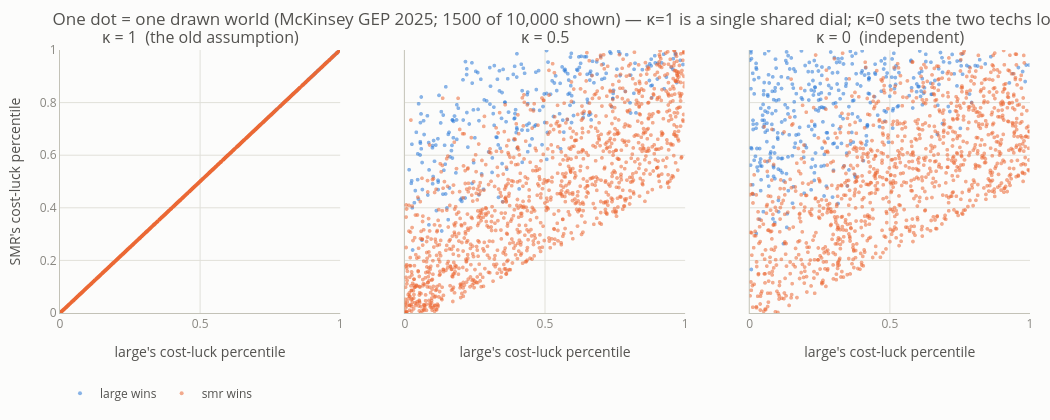

Source (notebook cell):
### Markdown cell above
### §7 · κ — the dial that couples the dice

Here is the one genuinely new idea in `tech_comparison`, and the axis of the whole
robustness map. When the dice are rolled for a world, are the two technologies' draws
**linked** or **independent**?

Think of two students taking the *same* exam. If one finds it hard, the other probably
does too — their scores are coupled, because most of what varies (the exam) is shared.
Nuclear costs have a lot of "shared exam": interest rates, commodity prices, the
regulator's mood, the health of the whole nuclear supply chain. If those dominate, then
a world where large reactors are expensive is a world where SMRs are expensive too —
and the *gap* between them barely moves.

**κ (kappa) is the dial from 1 to 0** that sets how much of the exam is shared
(formally: a rank correlation between the two technologies' draws — the word "copula"
appears here once and never again):

- **κ = 1**: fully shared. Both technologies always sit at the *same percentile* of
  their respective ranges — one luck dial for the whole sector. **This was the previous
  evidence base's silent assumption**, and it quietly does a lot of work: with the gap
  stabilized, the fast learner almost always wins.
- **κ = 0**: independent fates. The cost gap and the learning gap become uncertain
  themselves — and *the gap is the entire bet*.

The interactive figure shows real drawn worlds at three settings of the dial: a perfect
diagonal dissolving into a round cloud. **Hover over any point** to inspect that world's
full card. The static panel below it shows the practical consequence: the distribution
of the SMR-vs-large price-tag gap widens as κ falls.

### Code cell
# §7 PLOTLY 1 - the coupling dial, world by world (hover = the world's card).
_sub = 1500      # points shown per panel (of 10,000; plotted subset only, stated on figure)
fig = make_subplots(rows=1, cols=3, shared_yaxes=True,
                    subplot_titles=[CELL_LABEL[c] for c in ["k100", "k050", "k000"]])
for j, cell in enumerate(["k100", "k050", "k000"], start=1):
    pdc = load_perdraw(cell, REP_TOKEN)
    w = pdc["world"].iloc[:_sub]
    custom = np.column_stack([w["boak_large"], w["boak_smr"], 100*w["lr_large"],
                              100*w["lr_smr"], pdc["m_pct"][:_sub]])
    for tech in ["large", "smr"]:
        m = (pdc["winner"][:_sub] == tech)
        fig.add_trace(go.Scattergl(
            x=w["u_boak_large"][m], y=w["u_boak_smr"][m], mode="markers",
            marker=dict(size=4, color=COL[tech], opacity=0.55),
            name=f"{tech} wins", legendgroup=tech, showlegend=(j == 1),
            customdata=custom[m],
            hovertemplate=("large anchor $%{customdata[0]:,.0f}/kW · "
                           "SMR anchor $%{customdata[1]:,.0f}/kW<br>"
                           "large learns %{customdata[2]:.1f}%/dbl · "
                           "SMR learns %{customdata[3]:.1f}%/dbl<br>"
                           "margin %{customdata[4]:.1f}% (+ = SMR wins)<extra></extra>")),
            row=1, col=j)
    fig.update_xaxes(title_text="large's cost-luck percentile", range=[0, 1],
                     row=1, col=j)
fig.update_yaxes(title_text="SMR's cost-luck percentile", range=[0, 1],
                 row=1, col=1)
ps.plotly_layout(fig, height=420, width=1050,
                 title=f"One dot = one drawn world ({REP_SCHED}; {_sub} of 10,000 shown) — "
                       "κ=1 is a single shared dial; κ=0 sets the two techs loose")
# Subplot figure: ps.plotly_layout styles only the first axis pair, so broadcast the
# axis look to every subplot. legend= would collide with plotly_layout's own kwarg,
# so it merges in a follow-up update_layout.
_ax_style = dict(gridcolor=GRID_C, zerolinecolor=EDGE_C, linecolor=EDGE_C,
                 tickfont=dict(color=FAINT), title_font=dict(color=MUTED))
fig.update_xaxes(**_ax_style)
fig.update_yaxes(**_ax_style)
fig.update_layout(legend=dict(orientation="h", y=-0.25))
fig.show()

### Figure 1 — Plotly figure (JSON) as saved in the notebook; plotly's stock layout.template omitted (floating-point values rounded to 4 significant figures; data arrays with more than 128 entries replaced by an {"elided": "..."} marker saying what was removed)
{"data": [{"customdata": {"elided": "189x5 float values"}, "hovertemplate": "large anchor $%{customdata[0]:,.0f}/kW · SMR anchor $%{customdata[1]:,.0f}/kW<br>large learns %{customdata[2]:.1f}%/dbl · SMR learns %{customdata[3]:.1f}%/dbl<br>margin %{customdata[4]:.1f}% (+ = SMR wins)<extra></extra>", "legendgroup": "large", "marker": {"color": "#2a78d6", "opacity": 0.55, "size": 4}, "mode": "markers", "name": "large wins", "showlegend": true, "type": "scattergl", "x": {"elided": "189 float values"}, "xaxis": "x", "y": {"elided": "189 float values"}, "yaxis": "y"}, {"customdata": {"elided": "1311x5 float values"}, "hovertemplate": "large anchor $%{customdata[0]:,.0f}/kW · SMR anchor $%{customdata[1]:,.0f}/kW<br>large learns %{customdata[2]:.1f}%/dbl · SMR learns %{customdata[3]:.1f}%/dbl<br>margin %{customdata[4]:.1f}% (+ = SMR wins)<extra></extra>", "legendgroup": "smr", "marker": {"color": "#eb6834", "opacity": 0.55, "size": 4}, "mode": "markers", "name": "smr wins", "showlegend": true, "type": "scattergl", "x": {"elided": "1311 float values"}, "xaxis": "x", "y": {"elided": "1311 float values"}, "yaxis": "y"}, {"customdata": {"elided": "277x5 float values"}, "hovertemplate": "large anchor $%{customdata[0]:,.0f}/kW · SMR anchor $%{customdata[1]:,.0f}/kW<br>large learns %{customdata[2]:.1f}%/dbl · SMR learns %{customdata[3]:.1f}%/dbl<br>margin %{customdata[4]:.1f}% (+ = SMR wins)<extra></extra>", "legendgroup": "large", "marker": {"color": "#2a78d6", "opacity": 0.55, "size": 4}, "mode": "markers", "name": "large wins", "showlegend": false, "type": "scattergl", "x": {"elided": "277 float values"}, "xaxis": "x2", "y": {"elided": "277 float values"}, "yaxis": "y2"}, {"customdata": {"elided": "1223x5 float values"}, "hovertemplate": "large anchor $%{customdata[0]:,.0f}/kW · SMR anchor $%{customdata[1]:,.0f}/kW<br>large learns %{customdata[2]:.1f}%/dbl · SMR learns %{customdata[3]:.1f}%/dbl<br>margin %{customdata[4]:.1f}% (+ = SMR wins)<extra></extra>", "legendgroup": "smr", "marker": {"color": "#eb6834", "opacity": 0.55, "size": 4}, "mode": "markers", "name": "smr wins", "showlegend": false, "type": "scattergl", "x": {"elided": "1223 float values"}, "xaxis": "x2", "y": {"elided": "1223 float values"}, "yaxis": "y2"}, {"customdata": {"elided": "368x5 float values"}, "hovertemplate": "large anchor $%{customdata[0]:,.0f}/kW · SMR anchor $%{customdata[1]:,.0f}/kW<br>large learns %{customdata[2]:.1f}%/dbl · SMR learns %{customdata[3]:.1f}%/dbl<br>margin %{customdata[4]:.1f}% (+ = SMR wins)<extra></extra>", "legendgroup": "large", "marker": {"color": "#2a78d6", "opacity": 0.55, "size": 4}, "mode": "markers", "name": "large wins", "showlegend": false, "type": "scattergl", "x": {"elided": "368 float values"}, "xaxis": "x3", "y": {"elided": "368 float values"}, "yaxis": "y3"}, {"customdata": {"elided": "1132x5 float values"}, "hovertemplate": "large anchor $%{customdata[0]:,.0f}/kW · SMR anchor $%{customdata[1]:,.0f}/kW<br>large learns %{customdata[2]:.1f}%/dbl · SMR learns %{customdata[3]:.1f}%/dbl<br>margin %{customdata[4]:.1f}% (+ = SMR wins)<extra></extra>", "legendgroup": "smr", "marker": {"color": "#eb6834", "opacity": 0.55, "size": 4}, "mode": "markers", "name": "smr wins", "showlegend": false, "type": "scattergl", "x": {"elided": "1132 float values"}, "xaxis": "x3", "y": {"elided": "1132 float values"}, "yaxis": "y3"}], "layout": {"annotations": [{"font": {"size": 16}, "showarrow": false, "text": "κ = 1  (the old assumption)", "x": 0.1444, "xanchor": "center", "xref": "paper", "y": 1.0, "yanchor": "bottom", "yref": "paper"}, {"font": {"size": 16}, "showarrow": false, "text": "κ = 0.5", "x": 0.5, "xanchor": "center", "xref": "paper", "y": 1.0, "yanchor": "bottom", "yref": "paper"}, {"font": {"size": 16}, "showarrow": false, "text": "κ = 0  (independent)", "x": 0.8556, "xanchor": "center", "xref": "paper", "y": 1.0, "yanchor": "bottom", "yref": "paper"}], "font": {"color": "#52514e", "size": 12}, "height": 420, "legend": {"bgcolor": "rgba(0,0,0,0)", "borderwidth": 0, "orientation": "h", "y": -0.25}, "margin": {"b": 45, "l": 60, "r": 20, "t": 50}, "paper_bgcolor": "#fcfcfb", "plot_bgcolor": "#fcfcfb", "title": {"text": "One dot = one drawn world (McKinsey GEP 2025; 1500 of 10,000 shown) — κ=1 is a single shared dial; κ=0 sets the two techs loose"}, "width": 1050, "xaxis": {"anchor": "y", "domain": [0.0, 0.2889], "gridcolor": "#e1e0d9", "linecolor": "#c3c2b7", "range": [0, 1], "tickfont": {"color": "#898781"}, "title": {"font": {"color": "#52514e"}, "text": "large's cost-luck percentile"}, "zerolinecolor": "#c3c2b7"}, "xaxis2": {"anchor": "y2", "domain": [0.3556, 0.6444], "gridcolor": "#e1e0d9", "linecolor": "#c3c2b7", "range": [0, 1], "tickfont": {"color": "#898781"}, "title": {"font": {"color": "#52514e"}, "text": "large's cost-luck percentile"}, "zerolinecolor": "#c3c2b7"}, "xaxis3": {"anchor": "y3", "domain": [0.7111, 1.0], "gridcolor": "#e1e0d9", "linecolor": "#c3c2b7", "range": [0, 1], "tickfont": {"color": "#898781"}, "title": {"font": {"color": "#52514e"}, "text": "large's cost-luck percentile"}, "zerolinecolor": "#c3c2b7"}, "yaxis": {"anchor": "x", "domain": [0.0, 1.0], "gridcolor": "#e1e0d9", "linecolor": "#c3c2b7", "range": [0, 1], "tickfont": {"color": "#898781"}, "title": {"font": {"color": "#52514e"}, "text": "SMR's cost-luck percentile"}, "zerolinecolor": "#c3c2b7"}, "yaxis2": {"anchor": "x2", "domain": [0.0, 1.0], "gridcolor": "#e1e0d9", "linecolor": "#c3c2b7", "matches": "y", "showticklabels": false, "tickfont": {"color": "#898781"}, "title": {"font": {"color": "#52514e"}}, "zerolinecolor": "#c3c2b7"}, "yaxis3": {"anchor": "x3", "domain": [0.0, 1.0], "gridcolor": "#e1e0d9", "linecolor": "#c3c2b7", "matches": "y", "showticklabels": false, "tickfont": {"color": "#898781"}, "title": {"font": {"color": "#52514e"}}, "zerolinecolor": "#c3c2b7"}}}
